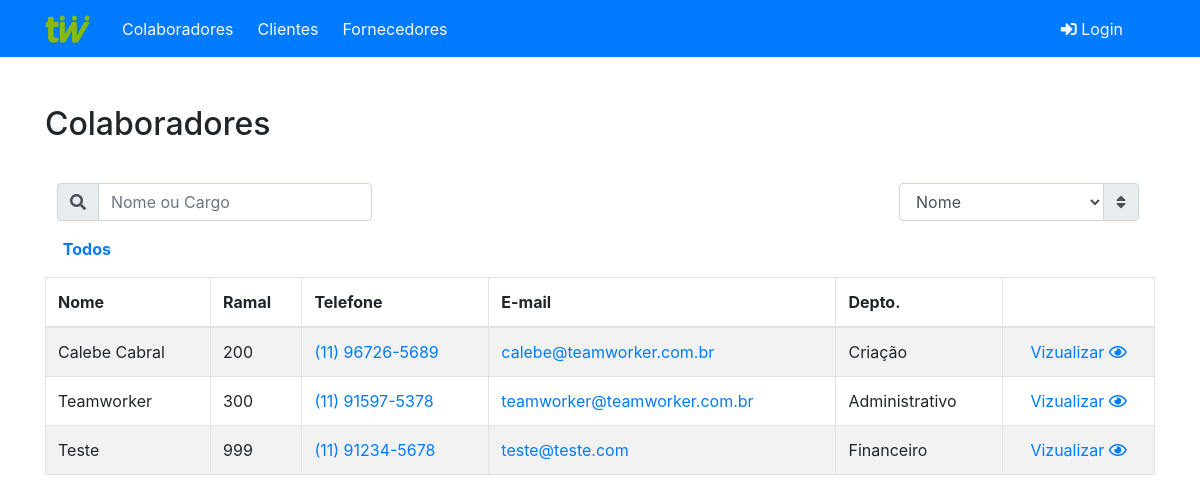
Screenshot of /index/view_func.php with the database file from the repository.
### tables this page shows
CREATE TABLE `funcs` (
  `id_func` int(10) UNSIGNED NOT NULL,
  `nome` varchar(255) NOT NULL,
  `ramal` int(3) NOT NULL,
  `tel1` varchar(11) NOT NULL,
  `tel2` varchar(11) DEFAULT NULL,
  `setor` varchar(100) NOT NULL,
  `email` varchar(255) NOT NULL,
  `stats` tinyint(1) NOT NULL DEFAULT '1'
);

### index/view_func.php (the view, shortened to what this page needs)
<?php
	require_once '../config.php';
	require 'includes/header.php';
?>
	<div class="row mt-5">
		<div class="col align-items-center clearfix">
			<h2 class="mb-4 float-left page-title">Colaboradores</h2>
		</div>
	</div>
	<div class="row clearfix mt-3">
		<div class="col-md-6 col-xs-12 d-md-flex justify-content-start search-filter">
			<form class="form-inline px-1">
				<div class="input-group">
					<div class="input-group-prepend">
						<label for="searchCli" class="d-none d-md-block ml-2 input-group-text"><i class="fas fa-search"></i></label>
					</div>
					<input id="searchCli" type="text" class="form-control search-mob" placeholder="Nome ou Cargo">
				</div>
			</form>
		</div>
		<div class="col-md-6 col-xs-12 d-none d-md-flex justify-content-end select-filter">
			<form class="form-inline pr-2">
				<div class="input-group">
					<select id="typeSort" class="form-control float-right">
						<option value="nameAsc">Nome</option>
					</select>
					<div class="input-group-append">
						<label for="typeSort" class="input-group-text mr-2"><i class="fas fa-sort"></i></label>
					</div>
				</div>
			</form>
		</div>
	</div>
	<div class="row my-3">
		<div class="col">
			<div class="glossary d-flex justify-content-around px-2">
				<a id="glossary-all" href="#"><strong>Todos</strong></a>
				<div class="letters d-flex justify-content-around">
				</div>
			</div>
		</div>
	</div>
	<div class="row mb-5">
		<div class="col">
			<table id="cadastros" class="table table-bordered table-striped">
				<thead>
					<tr>
						<th>Nome</th>
						<th>Ramal</th>
						<th>Telefone</th>
						<th>E-mail</th>
						<th>Depto.</th>
						<th></th>
					</tr>
				</thead>
				<tbody>
					<?php
					function phone_format($phone) {
						$pattern = '/(\d{2})(\d{5})(\d*)/';
						$result = preg_replace($pattern, '($1) $2-$3', $phone);
						return $result;
					}
					$qrySelect = "SELECT * FROM funcs WHERE stats = 1 ORDER BY nome";
					$result = $conn->query($qrySelect);
					while($data = $result->fetch_array()) {
						echo '
							<tr>
								<td data-title="Nome">'.$data['nome'].'</td>
								<td data-title="Ramal">'.$data['ramal'].'</td>
								<td data-title="Telefone 1">
									<a href="https://api.whatsapp.com/send?phone=55'.$data['tel1'].'" target="_blank">' . phone_format($data['tel1']) . '</a>
								</td>
								<td data-title="E-mail">
									<a href="mailto:'. $data['email'] .'">'.$data['email'].'</a>
								</td>
								<td data-title="Depto.">' . $data['setor'] . '</td>
								<td>
									<!--<div class="d-flex justify-content-around">
										<a href="read.php?id='. $data['id_func'] .'" class="expand">Vizualizar <i class="far fa-eye"></i></a>
									</div> -->
									<div class="d-flex justify-content-around">
										<a href="#" class="viewButton" data-id="'. $data['id_func'] .'" data-toggle="modal" data-target="#viewModal" data-type="func">Vizualizar <i class="far fa-eye"></i></a>
									</div>
								</td>
							</tr>
						';
					}
					?>
				</tbody>
			</table>
		</div>
	</div>
</div>
<?php
	require 'includes/footer.php'
?>

### index/includes/header.php (shortened to what this page needs)
<!DOCTYPE html>
<html lang="pt-br">
<head>
	<link rel="stylesheet" href="https://use.fontawesome.com/releases/v5.0.13/css/all.css">
	<link rel="stylesheet" href="https://stackpath.bootstrapcdn.com/bootstrap/4.1.1/css/bootstrap.min.css">
	<link rel="stylesheet" href="css/style.css">
</head>
<body>
	<nav class="navbar navbar-expand-md bg-primary">
		<div class="container d-flex justify-content-between">
			<a href="#" class="navbar-brand text-light"><img src="../assets/img/logo_tw_sigla.png" width="45"></a>
			<div class="collapse navbar-collapse mt-3 mt-md-0" id="navbarNav">
				<ul class="navbar-nav ml-2 mr-auto">
					<li class="nav-item">
						<a href="view_func.php" class="nav-link text-light">Colaboradores</a>
					</li>
					<li class="nav-item ml-md-2">
						<a href="view_cliente.php" class="nav-link text-light">Clientes</a>
					</li>
					<li class="nav-item ml-md-2 mr-auto">
						<a href="view_fornec.php" class="nav-link text-light">Fornecedores</a>
					</li>
				</ul>
				<ul class="nav navbar-nav ml-2 mr-4">
					<li>
						<a href="login_form.php" class="text-light nav-link"><i class="fas fa-sign-in-alt"></i> Login</a>
					</li>
				</ul>
			</div>
		</div>
	</nav>
	<div class="container wrapper">

### index/includes/footer.php (shortened to what this page needs)
</body>
</html>

### index/css/style.css (style rules this page uses)
.letters { width: 92%; }

### rows the page displays
funcs: nome "Calebe Cabral", ramal "200", tel1 "(11) 96726-5689", email "calebe@teamworker.com.br", setor "Criação"
funcs: nome "Teamworker", ramal "300", tel1 "(11) 91597-5378", email "teamworker@teamworker.com.br", setor "Administrativo"
funcs: nome "Teste", ramal "999", tel1 "(11) 91234-5678", email "teste@teste.com", setor "Financeiro"
